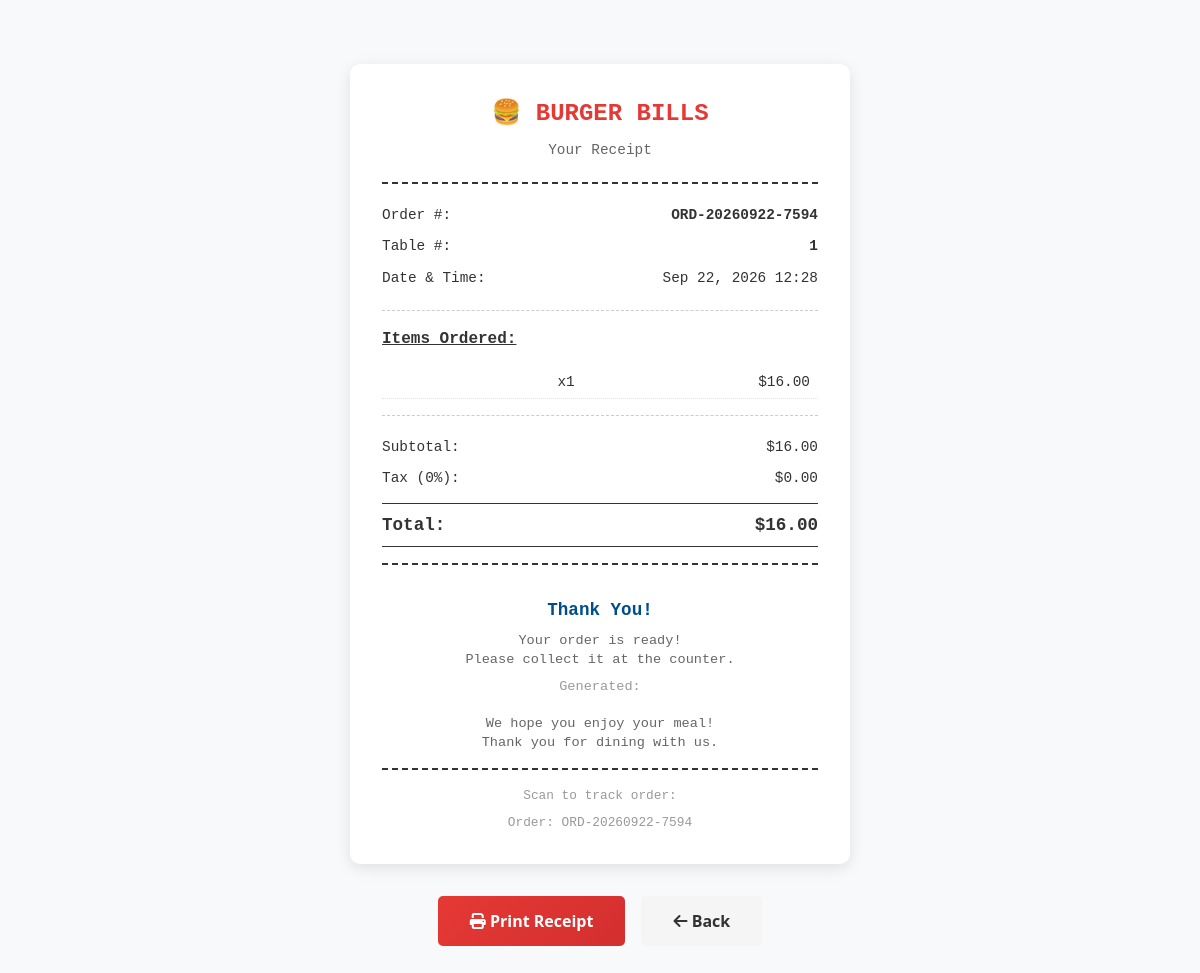
Page /staff/order/55/receipt/ (signed in) on the committed database.
### menu/models.py (models this page shows, shortened)
class Order(models.Model):
    ORDER_STATUS_CHOICES = [
        ('pending', 'Pending'),
        ('confirmed', 'Confirmed'),
        ('preparing', 'Preparing'),
        ('ready', 'Ready'),
        ('completed', 'Completed'),
        ('cancelled', 'Cancelled'),
    ]
    ORDER_TYPE_CHOICES = [
        ('dine_in', 'Dine In'),
        ('pickup', 'Pickup'),
    ]
    table = models.ForeignKey(Table, on_delete=models.CASCADE, related_name='orders', null=True, blank=True)
    order_number = models.CharField(max_length=20, unique=True)
    status = models.CharField(max_length=20, choices=ORDER_STATUS_CHOICES, default='pending')
    order_type = models.CharField(max_length=20, choices=ORDER_TYPE_CHOICES, default='dine_in')
    customer_name = models.CharField(max_length=200, blank=True)
    customer_phone = models.CharField(max_length=20, blank=True)
    customer_email = models.EmailField(blank=True)
    total_amount = models.DecimalField(max_digits=10, decimal_places=2, default=0)
    special_instructions = models.TextField(blank=True)
    estimated_time = models.IntegerField(default=20, help_text="Estimated time in minutes")
    is_called = models.BooleanField(default=False, help_text="Customer has been called to pick up")
    called_at = models.DateTimeField(blank=True, null=True)
    cart_expires_at = models.DateTimeField(blank=True, null=True, help_text="Cart auto-expires after 5 minutes of inactivity")
    created_at = models.DateTimeField(auto_now_add=True)
    updated_at = models.DateTimeField(auto_now=True)
    completed_at = models.DateTimeField(blank=True, null=True)
    class Meta:
        ordering = ['-created_at']

class Table(models.Model):
    number = models.IntegerField(unique=True)
    capacity = models.IntegerField(default=4)
    qr_code = models.ImageField(upload_to='qr_codes/', blank=True, null=True)
    qr_access_token = models.UUIDField(default=uuid.uuid4, editable=False)
    qr_code_generated_at = models.DateTimeField(default=timezone.now, help_text="Timestamp when QR code was last generated")
    is_active = models.BooleanField(default=True)
    created_at = models.DateTimeField(auto_now_add=True)
    menu_access_timeout_minutes = models.IntegerField(
        default=60,
        help_text="Customer menu access expires after this many minutes of inactivity"
    )
    class Meta:
        ordering = ['number']

class OrderItem(models.Model):
    order = models.ForeignKey(Order, on_delete=models.CASCADE, related_name='items')
    menu_item = models.ForeignKey(MenuItem, on_delete=models.SET_NULL, null=True)
    quantity = models.IntegerField(default=1)
    unit_price = models.DecimalField(max_digits=8, decimal_places=2)
    special_requests = models.TextField(blank=True, help_text="e.g., No onions, Extra cheese")
    created_at = models.DateTimeField(auto_now_add=True)
    def get_subtotal(self):
        return self.quantity * self.unit_price
    class Meta:
        ordering = ['created_at']

### menu/views.py (the view)
# urls.py: path('staff/order/<int:order_id>/receipt/', views.staff_order_receipt, name='staff_order_receipt'),
@login_required(login_url='staff_login')
def staff_order_receipt(request, order_id):
    if not request.user.is_staff:
        return redirect('staff_login')
    order = get_object_or_404(Order, id=order_id)
    return render(request, 'menu/receipt.html', {
        'table': order.table,
        'order': order,
        'staff_receipt': True,
    })

### templates/menu/receipt.html (shortened to what this page needs)
{% extends 'menu/customer_base.html' %}
{% block content %}
<div class="receipt-container">
    <div class="receipt-header">
        <div class="receipt-title">🍔 BURGER BILLS</div>
        <div class="receipt-subtitle">Your Receipt</div>
    </div>
    <div class="receipt-line">
        <span>Order #:</span>
        <span style="font-weight: 700;">{{ order.order_number }}</span>
    </div>
    <div class="receipt-line">
        <span>Table #:</span>
        <span style="font-weight: 700;">{{ table.number }}</span>
    </div>
    <div class="receipt-line">
        <span>Date & Time:</span>
        <span>{{ order.created_at|date:"M d, Y H:i" }}</span>
    </div>
    <div class="receipt-divider"></div>
    <div class="receipt-items-title">Items Ordered:</div>
    {% for item in order.items.all %}
        <div class="receipt-item">
            <div class="receipt-item-qty">x{{ item.quantity }}</div>
            <div class="receipt-item-price">${{ item.get_subtotal }}</div>
        </div>
    {% endfor %}
    <div class="receipt-divider"></div>
    <div class="receipt-line">
        <span>Subtotal:</span>
        <span>${{ order.total_amount }}</span>
    </div>
    <div class="receipt-line">
        <span>Tax (0%):</span>
        <span>$0.00</span>
    </div>
    <div class="receipt-line total">
        <span>Total:</span>
        <span>${{ order.total_amount }}</span>
    </div>
    <div class="receipt-footer">
        <div class="thank-you">Thank You!</div>
        {% if order.status != 'completed' %}
            <div class="receipt-message">
                Your order is being prepared.<br>
                Please check the order status on your device.
            </div>
        {% else %}
            <div class="receipt-message">
                Your order is ready!<br>
                Please collect it at the counter.
            </div>
        {% endif %}
        <div class="receipt-time">
            Generated: {{ "now"|date:"M d, Y H:i:s" }}
        </div>
        <div class="receipt-message">
            We hope you enjoy your meal!<br>
            Thank you for dining with us.
        </div>
        <div class="qr-section">
            <div class="qr-text">Scan to track order:</div>
            <div style="font-size: 0.8rem; color: #999;">
                Order: {{ order.order_number }}
            </div>
        </div>
    </div>
</div>
<div class="print-button">
    <button class="btn-print" onclick="window.print()">
        <i class="fas fa-print"></i> Print Receipt
    </button>
    <a href="{% if staff_receipt %}{% url 'all_orders' %}{% else %}{% url 'order_status' table_number=table.number order_id=order.id %}{% endif %}" class="btn-back">
        <i class="fas fa-arrow-left"></i> Back
    </a>
</div>
{% endblock %}

### templates/menu/receipt.html (style rules this page uses)
.receipt-container { max-width: 500px; margin: 2rem auto; background: white; padding: 2rem; border-radius: 10px; box-shadow: 0 4px 15px rgba(0, 0, 0, 0.1); font-family: 'Courier New', monospace; }
.receipt-header { text-align: center; border-bottom: 2px dashed #333; padding-bottom: 1rem; margin-bottom: 1rem; }
.receipt-title { font-size: 1.5rem; font-weight: 700; color: #E53935; margin-bottom: 0.5rem; }
.receipt-subtitle { font-size: 0.9rem; color: #666; margin-bottom: 0.3rem; }
.receipt-divider { border-bottom: 1px dashed #ccc; margin: 1rem 0; }
.receipt-line { display: flex; justify-content: space-between; padding: 0.3rem 0; font-size: 0.9rem; }
.receipt-line.total { font-weight: 700; font-size: 1.1rem; border-top: 1px solid #333; border-bottom: 1px solid #333; padding: 0.5rem 0; margin: 0.5rem 0; }
.receipt-items-title { font-weight: 700; margin-top: 1rem; margin-bottom: 0.5rem; text-decoration: underline; }
.receipt-item { display: grid; grid-template-columns: 1fr auto auto; gap: 0.5rem; font-size: 0.9rem; padding: 0.3rem 0; border-bottom: 1px dotted #e0e0e0; }
.receipt-item-qty { text-align: center; }
.receipt-item-price { text-align: right; }
.receipt-footer { text-align: center; padding-top: 1rem; border-top: 2px dashed #333; margin-top: 1rem; }
.receipt-message { font-size: 0.85rem; color: #666; margin-bottom: 0.5rem; line-height: 1.4; }
.receipt-time { font-size: 0.85rem; color: #999; margin-bottom: 1rem; }
.print-button { display: flex; gap: 1rem; justify-content: center; margin-top: 2rem; }
.btn-print { background: linear-gradient(135deg, #E53935 0%, #D32F2F 100%); color: white; border: none; padding: 0.8rem 2rem; border-radius: 5px; font-weight: 600; cursor: pointer; font-size: 1rem; transition: all 0.3s; }
.btn-back { background: #f5f5f5; color: #333; border: none; padding: 0.8rem 2rem; border-radius: 5px; font-weight: 600; cursor: pointer; text-decoration: none; transition: all 0.3s; }
.thank-you { font-weight: 700; font-size: 1.1rem; color: #004E89; margin: 1rem 0 0.5rem; }
.qr-section { text-align: center; margin-top: 1rem; padding-top: 1rem; border-top: 2px dashed #333; }
.qr-text { font-size: 0.8rem; color: #999; margin-bottom: 0.5rem; }

### rows in the picture
Order: order_number "ORD-20260922-7594", created_at "Sep 22, 2026 12:28", total_amount "16.00"
Table: number "1"
OrderItem: quantity "1", get_subtotal "16.00"
